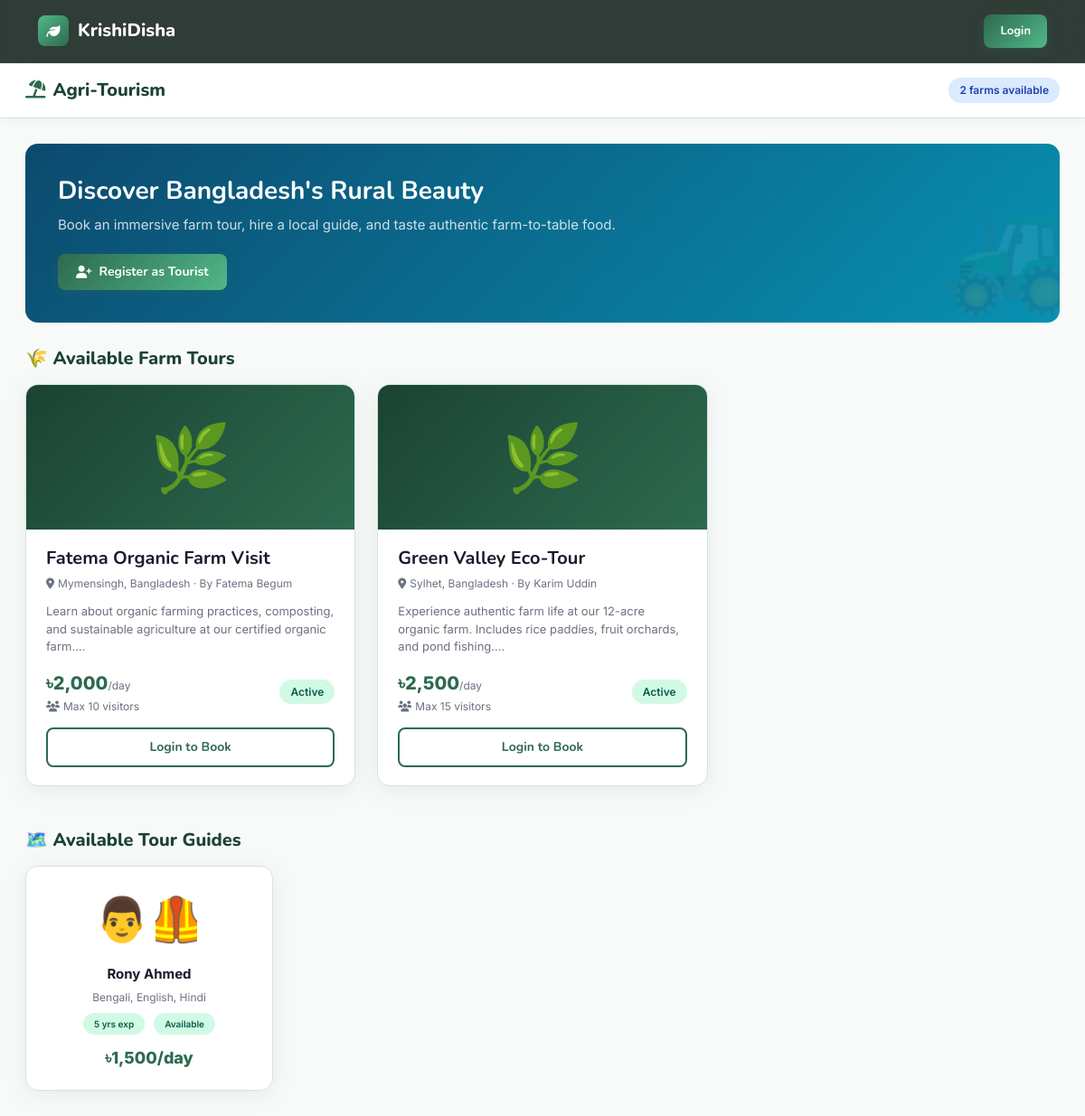
Page /modules/tourism.php on the committed database.
### tables this page shows
CREATE TABLE FARM_TOUR (
    id INT AUTO_INCREMENT PRIMARY KEY,
    farmer_id INT NOT NULL,
    title VARCHAR(200),
    description TEXT,
    location VARCHAR(255),
    capacity INT DEFAULT 10,
    price_per_day DECIMAL(10,2),
    image VARCHAR(255),
    status ENUM('active','inactive') DEFAULT 'active',
    created_at TIMESTAMP DEFAULT CURRENT_TIMESTAMP,
    FOREIGN KEY (farmer_id) REFERENCES FARMER(id) ON DELETE CASCADE
);

CREATE TABLE USER (
    id INT AUTO_INCREMENT PRIMARY KEY,
    name VARCHAR(100) NOT NULL,
    email VARCHAR(150) NOT NULL UNIQUE,
    password_hash VARCHAR(255) NOT NULL,
    phone VARCHAR(20),
    role ENUM('admin','farmer','dealer','tourist','cook','expert','guide','general') NOT NULL,
    status ENUM('pending','approved','suspended') NOT NULL DEFAULT 'pending',
    profile_image VARCHAR(255) DEFAULT 'assets/images/default_avatar.png',
    created_at TIMESTAMP DEFAULT CURRENT_TIMESTAMP
);

CREATE TABLE GUIDE (
    id INT AUTO_INCREMENT PRIMARY KEY,
    user_id INT NOT NULL UNIQUE,
    languages VARCHAR(200),
    experience_years INT,
    daily_rate DECIMAL(10,2),
    availability ENUM('available','busy') DEFAULT 'available',
    FOREIGN KEY (user_id) REFERENCES USER(id) ON DELETE CASCADE
);

### includes/auth_check.php (called while the page is built, shortened)
<?php
function isLoggedIn(): bool {
    return isset($_SESSION['user_id']);
}

### modules/tourism.php (the view, shortened to what this page needs)
<?php
require_once __DIR__ . '/../includes/auth_check.php';
require_once __DIR__ . '/../config/db.php';
$tours = $pdo->query("
    SELECT ft.*, u.name as farmer_name, f.farm_location,
           (SELECT COUNT(*) FROM TOUR_BOOKING tb WHERE tb.tour_id=ft.id AND tb.status='confirmed') as booked_count
    FROM FARM_TOUR ft
    JOIN FARMER f ON ft.farmer_id=f.id
    JOIN USER u ON f.user_id=u.id
    WHERE ft.status='active'
    ORDER BY ft.id DESC
")->fetchAll();
$guides = $pdo->query("SELECT g.*, u.name FROM GUIDE g JOIN USER u ON g.user_id=u.id WHERE g.availability='available'")->fetchAll();
$isAuth = isLoggedIn();
?>
<?php include __DIR__ . '/../includes/header.php'; ?>
<?php if ($isAuth): ?><div class="layout-wrapper"><?php include __DIR__ . '/../includes/sidebar.php'; ?><div class="main-content">
<?php else: ?><nav class="kd-navbar"><div class="container"><div class="d-flex align-items-center justify-content-between"><a href="/KrishiDisha/index.php" class="navbar-brand" style="display:flex;align-items:center;gap:10px;font-family:'Nunito',sans-serif;font-size:20px;font-weight:800;color:#fff;"><div style="width:34px;height:34px;background:linear-gradient(135deg,#52b788,#2d6a4f);border-radius:8px;display:flex;align-items:center;justify-content:center;"><i class="fa-solid fa-leaf" style="color:#fff;font-size:15px;"></i></div>KrishiDisha</a><a href="/KrishiDisha/auth/login.php" class="btn-kd btn-kd-primary" style="padding:8px 18px;font-size:13px;">Login</a></div></div></nav><div style="padding-top:70px;"><?php endif; ?>
<div class="topbar">
    <div class="d-flex align-items-center gap-3">
        <div class="topbar-title"><i class="fa-solid fa-umbrella-beach me-2" style="color:#0891b2;"></i>Agri-Tourism</div>
    </div>
    <div class="topbar-actions"><span class="badge-kd badge-info"><?= count($tours) ?> farms available</span></div>
</div>
<div class="page-body">
    <div style="background:linear-gradient(135deg,#0c4a6e,#0891b2);border-radius:var(--radius);padding:36px;color:#fff;margin-bottom:28px;position:relative;overflow:hidden;">
        <div style="position:absolute;right:-20px;bottom:-20px;font-size:120px;opacity:0.1;">🚜</div>
        <h3 style="color:#fff;margin-bottom:8px;">Discover Bangladesh's Rural Beauty</h3>
        <p style="color:rgba(255,255,255,0.8);margin-bottom:20px;font-size:15px;">Book an immersive farm tour, hire a local guide, and taste authentic farm-to-table food.</p>
        <?php if (!$isAuth): ?>
        <a href="/KrishiDisha/auth/register.php?role=tourist" class="btn-kd btn-kd-primary"><i class="fa-solid fa-user-plus"></i> Register as Tourist</a>
        <?php endif; ?>
    </div>
    <h5 style="font-family:'Nunito',sans-serif;font-weight:800;color:var(--primary-dark);margin-bottom:16px;">🌾 Available Farm Tours</h5>
    <div class="row g-4 mb-5">
        <?php foreach ($tours as $t): ?>
        <div class="col-md-6 col-lg-4">
            <div class="card-kd">
                <div style="height:160px;background:linear-gradient(135deg,var(--primary-dark),var(--primary));display:flex;align-items:center;justify-content:center;font-size:72px;">🌿</div>
                <div class="card-body-kd">
                    <h5 style="margin-bottom:6px;"><?= htmlspecialchars($t['title']) ?></h5>
                    <div style="font-size:12px;color:var(--text-muted);margin-bottom:12px;">
                        <i class="fa-solid fa-location-dot me-1"></i><?= htmlspecialchars($t['location']) ?>
                        · By <?= htmlspecialchars($t['farmer_name']) ?>
                    </div>
                    <p style="font-size:13px;color:var(--text-muted);line-height:1.5;margin-bottom:14px;"><?= mb_substr(htmlspecialchars($t['description']),0,120) ?>...</p>
                    <div style="display:flex;justify-content:space-between;align-items:center;margin-bottom:14px;">
                        <div>
                            <div style="font-size:20px;font-weight:800;color:var(--primary);">৳<?= number_format($t['price_per_day']) ?><span style="font-size:12px;font-weight:400;color:var(--text-muted);">/day</span></div>
                            <div style="font-size:12px;color:var(--text-muted);"><i class="fa-solid fa-users me-1"></i>Max <?= $t['capacity'] ?> visitors</div>
                        </div>
                        <span class="badge-kd <?= $t['status']==='active' ? 'badge-success' : 'badge-muted' ?>"><?= ucfirst($t['status']) ?></span>
                    </div>
                    <?php if ($isAuth && currentRole() === 'tourist'): ?>
                    <a href="/KrishiDisha/tourist/tours.php?book=<?= $t['id'] ?>" class="btn-kd btn-kd-primary w-100 justify-content-center">
                        <i class="fa-solid fa-calendar-plus"></i> Book Tour
                    </a>
                    <?php elseif (!$isAuth): ?>
                    <a href="/KrishiDisha/auth/login.php" class="btn-kd btn-kd-outline w-100 justify-content-center">Login to Book</a>
                    <?php endif; ?>
                </div>
            </div>
        </div>
        <?php endforeach; ?>
    </div>
    <?php if (!empty($guides)): ?>
    <h5 style="font-family:'Nunito',sans-serif;font-weight:800;color:var(--primary-dark);margin-bottom:16px;">🗺️ Available Tour Guides</h5>
    <div class="row g-3">
        <?php foreach ($guides as $g): ?>
        <div class="col-md-6 col-lg-3">
            <div class="card-kd">
                <div class="card-body-kd text-center">
                    <div style="font-size:48px;margin-bottom:10px;">👨‍🦺</div>
                    <div style="font-weight:700;font-size:15px;margin-bottom:4px;"><?= htmlspecialchars($g['name']) ?></div>
                    <div style="font-size:12px;color:var(--text-muted);margin-bottom:8px;"><?= htmlspecialchars($g['languages'] ?? '') ?></div>
                    <div style="display:flex;justify-content:center;gap:10px;margin-bottom:12px;flex-wrap:wrap;">
                        <span class="badge-kd badge-success" style="font-size:10px;"><?= $g['experience_years'] ?? 0 ?> yrs exp</span>
                        <span class="badge-kd badge-success" style="font-size:10px;">Available</span>
                    </div>
                    <div style="font-size:18px;font-weight:800;color:var(--primary);">৳<?= number_format($g['daily_rate'] ?? 0) ?>/day</div>
                </div>
            </div>
        </div>
        <?php endforeach; ?>
    </div>
    <?php endif; ?>
</div>
<?php if ($isAuth): ?></div></div><?php else: ?></div><?php endif; ?>
<?php include __DIR__ . '/../includes/footer.php'; ?>

### assets/css/style.css (style rules this page uses)
:root { --primary: #2d6a4f; --primary-light: #52b788; --primary-dark: #1b4332; --accent: #74c69d; --accent2: #b7e4c7; --accent3: #d8f3dc; --gold: #f4a261; --gold-light: #ffd166; --danger: #e63946; --warning: #f4a261; --info: #4895ef; --dark: #0d1b14; --dark2: #162820; --dark3: #1e3a2f; --surface: #ffffff; --surface2: #f8faf9; --surface3: #eef6f1; --text: #1a1a2e; --text-muted: #6b7280; --border: #d1e7d8; --sidebar-w: 260px; --radius: 14px; --radius-sm: 8px; --shadow: 0 4px 24px rgba(45,106,79,0.10); --shadow-lg: 0 8px 40px rgba(45,106,79,0.18); --transition: 0.25s cubic-bezier(0.4,0,0.2,1); }
*, *::before, *::after { box-sizing: border-box; margin: 0; padding: 0; }
html { scroll-behavior: smooth; }
body { font-family: 'Inter', sans-serif; font-size: 15px; color: var(--text); background: var(--surface2); line-height: 1.6; }
h1,h2,h3,h4,h5,h6 { font-family: 'Nunito', sans-serif; font-weight: 700; }
a { text-decoration: none; color: inherit; }
.topbar { background: var(--surface); border-bottom: 1px solid var(--border); padding: 14px 28px; display: flex; align-items: center; justify-content: space-between; position: sticky; top: 0; z-index: 100; box-shadow: 0 2px 12px rgba(0,0,0,0.04); }
.topbar-title { font-family: 'Nunito', sans-serif; font-size: 20px; font-weight: 800; color: var(--primary-dark); }
.topbar-title i { color: var(--primary) !important; }
.topbar-actions { display: flex; align-items: center; gap: 12px; }
.page-body { padding: 28px; flex: 1; }
.card-kd { background: var(--surface); border: 1px solid var(--border); border-radius: var(--radius); box-shadow: var(--shadow); transition: transform var(--transition), box-shadow var(--transition); overflow: hidden; }
.card-kd .card-body-kd { padding: 20px 22px; }
.btn-kd { display: inline-flex; align-items: center; gap: 8px; padding: 9px 20px; border-radius: var(--radius-sm); font-family: 'Nunito', sans-serif; font-weight: 700; font-size: 14px; border: none; cursor: pointer; transition: all var(--transition); text-decoration: none; }
.btn-kd-primary { background: linear-gradient(135deg, var(--primary), var(--primary-light)); color: #fff; box-shadow: 0 4px 14px rgba(45,106,79,0.3); }
.btn-kd-outline { background: transparent; border: 2px solid var(--primary); color: var(--primary); }
.badge-kd { display: inline-flex; align-items: center; gap: 5px; padding: 4px 12px; border-radius: 20px; font-size: 12px; font-weight: 600; }
.badge-success { background: #d1fae5; color: #065f46; }
.badge-info { background: #dbeafe; color: #1e40af; }
.kd-navbar { position: fixed; top: 0; left: 0; right: 0; z-index: 999; padding: 16px 0; background: rgba(13,27,20,0.85); backdrop-filter: blur(16px); border-bottom: 1px solid rgba(82,183,136,0.15); transition: all var(--transition); }
.kd-navbar .navbar-brand { display: flex; align-items: center; gap: 10px; font-family: 'Nunito', sans-serif; font-size: 22px; font-weight: 800; color: #fff; }

### rows in the picture
farm_tour: title "Fatema Organic Farm Visit", location "Mymensingh, Bangladesh", user.name "Fatema Begum", description "Learn about organic farming practices, composting, and sustainable agriculture at our certified organic farm.", price_per_day "2,000", capacity "10", status "Active"
farm_tour: title "Green Valley Eco-Tour", location "Sylhet, Bangladesh", user.name "Karim Uddin", description "Experience authentic farm life at our 12-acre organic farm. Includes rice paddies, fruit orchards, and pond fishing.", price_per_day "2,500", capacity "15", status "Active"
guide: user.name "Rony Ahmed", languages "Bengali, English, Hindi", experience_years "5", daily_rate "1,500"

### other values in the picture
count($tours) "2"
